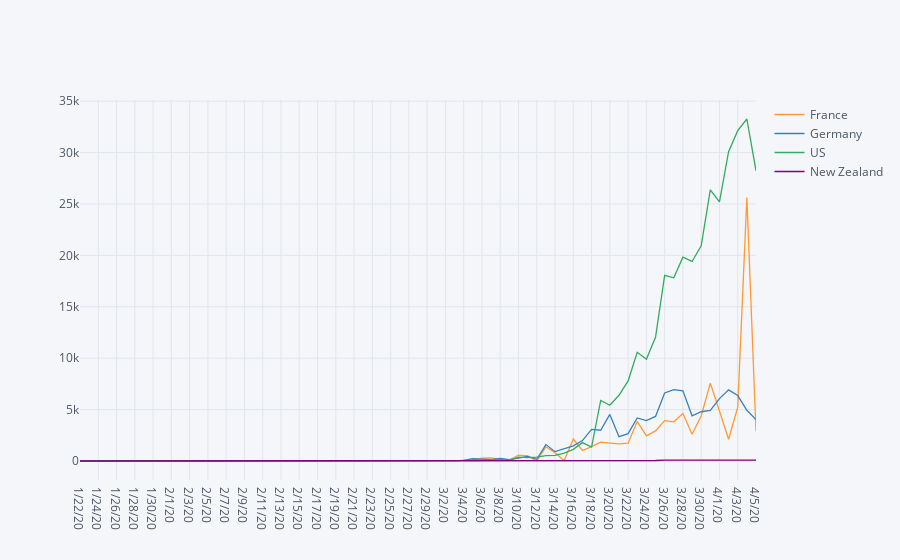

This figure's notebook cell:
### Markdown cell above
# New infections compared to the previous day

### Code cell
growth = df_cleaned.copy()
# modify n for shifted start date
n=0
for c in countries:    
    growth.loc[:,c].size
    for i in range(growth.loc[:,c].size-1):
        #print(i)
        growth.loc[:,c][i+1]=df_cleaned.loc[:,c][i+1]-df_cleaned.loc[:,c][i]
growth.iloc[n:].iplot()

### Figure 1 — Plotly figure (JSON) as saved in the notebook; plotly's stock layout.template omitted (floating-point values rounded to 4 significant figures)
{"data": [{"line": {"color": "rgba(255, 153, 51, 1.0)", "dash": "solid", "shape": "linear", "width": 1.3}, "mode": "lines", "name": "France", "text": "", "type": "scatter", "x": ["1/22/20", "1/23/20", "1/24/20", "1/25/20", "1/26/20", "1/27/20", "1/28/20", "1/29/20", "1/30/20", "1/31/20", "2/1/20", "2/2/20", "2/3/20", "2/4/20", "2/5/20", "2/6/20", "2/7/20", "2/8/20", "2/9/20", "2/10/20", "2/11/20", "2/12/20", "2/13/20", "2/14/20", "2/15/20", "2/16/20", "2/17/20", "2/18/20", "2/19/20", "2/20/20", "2/21/20", "2/22/20", "2/23/20", "2/24/20", "2/25/20", "2/26/20", "2/27/20", "2/28/20", "2/29/20", "3/1/20", "3/2/20", "3/3/20", "3/4/20", "3/5/20", "3/6/20", "3/7/20", "3/8/20", "3/9/20", "3/10/20", "3/11/20", "3/12/20", "3/13/20", "3/14/20", "3/15/20", "3/16/20", "3/17/20", "3/18/20", "3/19/20", "3/20/20", "3/21/20", "3/22/20", "3/23/20", "3/24/20", "3/25/20", "3/26/20", "3/27/20", "3/28/20", "3/29/20", "3/30/20", "3/31/20", "4/1/20", "4/2/20", "4/3/20", "4/4/20", "4/5/20"], "y": [0, 0, 2, 1, 0, 0, 1, 1, 0, 0, 1, 0, 0, 0, 0, 0, 0, 5, 0, 0, 0, 0, 0, 0, 1, 0, 0, 0, 0, 0, 0, 0, 0, 0, 2, 4, 20, 19, 43, 30, 61, 13, 81, 92, 276, 296, 177, 83, 575, 497, 0, 1380, 808, 30, 2134, 1019, 1391, 1828, 1741, 1670, 1736, 3838, 2448, 2929, 3922, 3809, 4611, 2599, 4376, 7578, 4861, 2116, 5233, 25615, 2886]}, {"line": {"color": "rgba(55, 128, 191, 1.0)", "dash": "solid", "shape": "linear", "width": 1.3}, "mode": "lines", "name": "Germany", "text": "", "type": "scatter", "x": ["1/22/20", "1/23/20", "1/24/20", "1/25/20", "1/26/20", "1/27/20", "1/28/20", "1/29/20", "1/30/20", "1/31/20", "2/1/20", "2/2/20", "2/3/20", "2/4/20", "2/5/20", "2/6/20", "2/7/20", "2/8/20", "2/9/20", "2/10/20", "2/11/20", "2/12/20", "2/13/20", "2/14/20", "2/15/20", "2/16/20", "2/17/20", "2/18/20", "2/19/20", "2/20/20", "2/21/20", "2/22/20", "2/23/20", "2/24/20", "2/25/20", "2/26/20", "2/27/20", "2/28/20", "2/29/20", "3/1/20", "3/2/20", "3/3/20", "3/4/20", "3/5/20", "3/6/20", "3/7/20", "3/8/20", "3/9/20", "3/10/20", "3/11/20", "3/12/20", "3/13/20", "3/14/20", "3/15/20", "3/16/20", "3/17/20", "3/18/20", "3/19/20", "3/20/20", "3/21/20", "3/22/20", "3/23/20", "3/24/20", "3/25/20", "3/26/20", "3/27/20", "3/28/20", "3/29/20", "3/30/20", "3/31/20", "4/1/20", "4/2/20", "4/3/20", "4/4/20", "4/5/20"], "y": [0, 0, 0, 0, 0, 1, 3, 0, 0, 1, 3, 2, 2, 0, 0, 0, 1, 0, 1, 0, 2, 0, 0, 0, 0, 0, 0, 0, 0, 0, 0, 0, 0, 0, 1, 10, 19, 2, 31, 51, 29, 37, 66, 220, 188, 129, 241, 136, 281, 451, 170, 1597, 910, 1210, 1477, 1985, 3070, 2993, 4528, 2365, 2660, 4183, 3930, 4337, 6615, 6933, 6824, 4400, 4790, 4923, 6064, 6922, 6365, 4933, 4031]}, {"line": {"color": "rgba(50, 171, 96, 1.0)", "dash": "solid", "shape": "linear", "width": 1.3}, "mode": "lines", "name": "US", "text": "", "type": "scatter", "x": ["1/22/20", "1/23/20", "1/24/20", "1/25/20", "1/26/20", "1/27/20", "1/28/20", "1/29/20", "1/30/20", "1/31/20", "2/1/20", "2/2/20", "2/3/20", "2/4/20", "2/5/20", "2/6/20", "2/7/20", "2/8/20", "2/9/20", "2/10/20", "2/11/20", "2/12/20", "2/13/20", "2/14/20", "2/15/20", "2/16/20", "2/17/20", "2/18/20", "2/19/20", "2/20/20", "2/21/20", "2/22/20", "2/23/20", "2/24/20", "2/25/20", "2/26/20", "2/27/20", "2/28/20", "2/29/20", "3/1/20", "3/2/20", "3/3/20", "3/4/20", "3/5/20", "3/6/20", "3/7/20", "3/8/20", "3/9/20", "3/10/20", "3/11/20", "3/12/20", "3/13/20", "3/14/20", "3/15/20", "3/16/20", "3/17/20", "3/18/20", "3/19/20", "3/20/20", "3/21/20", "3/22/20", "3/23/20", "3/24/20", "3/25/20", "3/26/20", "3/27/20", "3/28/20", "3/29/20", "3/30/20", "3/31/20", "4/1/20", "4/2/20", "4/3/20", "4/4/20", "4/5/20"], "y": [1, 0, 1, 0, 3, 0, 0, 0, 0, 2, 1, 0, 3, 0, 0, 0, 0, 0, 0, 0, 1, 0, 1, 0, 0, 0, 0, 0, 0, 0, 2, 0, 0, 36, 0, 6, 1, 2, 8, 6, 24, 20, 31, 68, 45, 140, 116, 65, 376, 322, 382, 516, 548, 772, 1133, 1789, 1362, 5894, 5423, 6389, 7787, 10571, 9893, 12038, 18058, 17821, 19821, 19408, 20921, 26365, 25200, 30081, 32133, 33264, 28222]}, {"line": {"color": "rgba(128, 0, 128, 1.0)", "dash": "solid", "shape": "linear", "width": 1.3}, "mode": "lines", "name": "New Zealand", "text": "", "type": "scatter", "x": ["1/22/20", "1/23/20", "1/24/20", "1/25/20", "1/26/20", "1/27/20", "1/28/20", "1/29/20", "1/30/20", "1/31/20", "2/1/20", "2/2/20", "2/3/20", "2/4/20", "2/5/20", "2/6/20", "2/7/20", "2/8/20", "2/9/20", "2/10/20", "2/11/20", "2/12/20", "2/13/20", "2/14/20", "2/15/20", "2/16/20", "2/17/20", "2/18/20", "2/19/20", "2/20/20", "2/21/20", "2/22/20", "2/23/20", "2/24/20", "2/25/20", "2/26/20", "2/27/20", "2/28/20", "2/29/20", "3/1/20", "3/2/20", "3/3/20", "3/4/20", "3/5/20", "3/6/20", "3/7/20", "3/8/20", "3/9/20", "3/10/20", "3/11/20", "3/12/20", "3/13/20", "3/14/20", "3/15/20", "3/16/20", "3/17/20", "3/18/20", "3/19/20", "3/20/20", "3/21/20", "3/22/20", "3/23/20", "3/24/20", "3/25/20", "3/26/20", "3/27/20", "3/28/20", "3/29/20", "3/30/20", "3/31/20", "4/1/20", "4/2/20", "4/3/20", "4/4/20", "4/5/20"], "y": [0, 0, 0, 0, 0, 0, 0, 0, 0, 0, 0, 0, 0, 0, 0, 0, 0, 0, 0, 0, 0, 0, 0, 0, 0, 0, 0, 0, 0, 0, 0, 0, 0, 0, 0, 0, 0, 1, 0, 0, 0, 0, 2, 0, 1, 1, 0, 0, 0, 0, 0, 0, 1, 2, 0, 4, 8, 8, 11, 13, 50, 0, 53, 50, 78, 85, 83, 63, 75, 58, 61, 89, 71, 82, 89]}], "layout": {"autosize": true, "legend": {"bgcolor": "#F5F6F9", "font": {"color": "#4D5663"}}, "paper_bgcolor": "#F5F6F9", "plot_bgcolor": "#F5F6F9", "title": {"font": {"color": "#4D5663"}}, "xaxis": {"autorange": true, "gridcolor": "#E1E5ED", "range": [0, 74], "showgrid": true, "tickfont": {"color": "#4D5663"}, "title": {"font": {"color": "#4D5663"}, "text": ""}, "type": "category", "zerolinecolor": "#E1E5ED"}, "yaxis": {"autorange": true, "gridcolor": "#E1E5ED", "range": [-1848, 35112], "showgrid": true, "tickfont": {"color": "#4D5663"}, "title": {"font": {"color": "#4D5663"}, "text": ""}, "type": "linear", "zerolinecolor": "#E1E5ED"}}}
